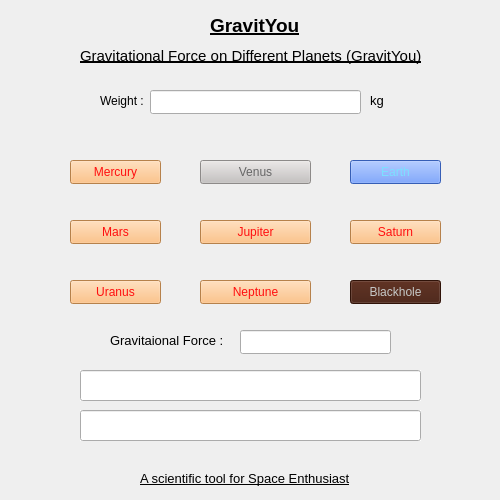
<?xml version="1.0" encoding="UTF-8"?>
<ui version="4.0">
 <class>MainWindow</class>
 <widget class="QMainWindow" name="MainWindow">
  <property name="geometry">
   <rect>
    <x>0</x>
    <y>0</y>
    <width>500</width>
    <height>500</height>
   </rect>
  </property>
  <property name="minimumSize">
   <size>
    <width>500</width>
    <height>500</height>
   </size>
  </property>
  <property name="windowTitle">
   <string>MainWindow</string>
  </property>
  <property name="styleSheet">
   <string notr="true"/>
  </property>
  <widget class="QWidget" name="centralwidget">
   <widget class="QLabel" name="lvlWeight">
    <property name="geometry">
     <rect>
      <x>100</x>
      <y>90</y>
      <width>51</width>
      <height>21</height>
     </rect>
    </property>
    <property name="text">
     <string>Weight :</string>
    </property>
   </widget>
   <widget class="QLabel" name="lvlHeader">
    <property name="geometry">
     <rect>
      <x>210</x>
      <y>10</y>
      <width>91</width>
      <height>31</height>
     </rect>
    </property>
    <property name="font">
     <font>
      <pointsize>14</pointsize>
      <bold>true</bold>
      <underline>true</underline>
     </font>
    </property>
    <property name="text">
     <string>GravitYou</string>
    </property>
   </widget>
   <widget class="QPushButton" name="btnVenus">
    <property name="geometry">
     <rect>
      <x>200</x>
      <y>160</y>
      <width>111</width>
      <height>24</height>
     </rect>
    </property>
    <property name="styleSheet">
     <string notr="true">QPushButton{
	font: 700 9pt &quot;Segoe UI&quot;;

borde: none;
background-color: rgb(197, 193, 192);
color: rgb(102, 102, 102);
}

QPushButton:Hover{
background-color:white;
}</string>
    </property>
    <property name="text">
     <string>Venus</string>
    </property>
   </widget>
   <widget class="QPushButton" name="btnEarth">
    <property name="geometry">
     <rect>
      <x>350</x>
      <y>160</y>
      <width>91</width>
      <height>24</height>
     </rect>
    </property>
    <property name="styleSheet">
     <string notr="true">QPushButton{
	font: 700 9pt &quot;Segoe UI&quot;;
background-color:  rgb(75, 132, 255);
color:  rgb(124, 224, 255);
}

QPushButton:Hover{
background-color:white;
}</string>
    </property>
    <property name="text">
     <string>Earth</string>
    </property>
   </widget>
   <widget class="QPushButton" name="btnMercury">
    <property name="geometry">
     <rect>
      <x>70</x>
      <y>160</y>
      <width>91</width>
      <height>24</height>
     </rect>
    </property>
    <property name="styleSheet">
     <string notr="true">QPushButton{
	font: 700 9pt &quot;Segoe UI&quot;;
background-color:rgb(255, 180, 105);
color: rgb(255, 15, 15);
}

QPushButton:Hover{
background-color:white;
}</string>
    </property>
    <property name="text">
     <string>Mercury</string>
    </property>
   </widget>
   <widget class="QPushButton" name="btnSaturn">
    <property name="geometry">
     <rect>
      <x>350</x>
      <y>220</y>
      <width>91</width>
      <height>24</height>
     </rect>
    </property>
    <property name="styleSheet">
     <string notr="true">QPushButton{
	font: 700 9pt &quot;Segoe UI&quot;;
background-color:rgb(255, 180, 105);
color: rgb(255, 15, 15);
}

QPushButton:Hover{
background-color:white;
}</string>
    </property>
    <property name="text">
     <string>Saturn</string>
    </property>
   </widget>
   <widget class="QPushButton" name="btnMars">
    <property name="geometry">
     <rect>
      <x>70</x>
      <y>220</y>
      <width>91</width>
      <height>24</height>
     </rect>
    </property>
    <property name="styleSheet">
     <string notr="true">QPushButton{
	font: 700 9pt &quot;Segoe UI&quot;;
background-color:rgb(255, 180, 105);
color: rgb(255, 15, 15);
}

QPushButton:Hover{
background-color:white;
}</string>
    </property>
    <property name="text">
     <string>Mars</string>
    </property>
   </widget>
   <widget class="QPushButton" name="btnJupiter">
    <property name="geometry">
     <rect>
      <x>200</x>
      <y>220</y>
      <width>111</width>
      <height>24</height>
     </rect>
    </property>
    <property name="styleSheet">
     <string notr="true">QPushButton{
	font: 700 9pt &quot;Segoe UI&quot;;
background-color:rgb(255, 180, 105);
color: rgb(255, 15, 15);
}

QPushButton:Hover{
background-color:white;
}</string>
    </property>
    <property name="text">
     <string>Jupiter</string>
    </property>
   </widget>
   <widget class="QPushButton" name="btnUrenus">
    <property name="geometry">
     <rect>
      <x>70</x>
      <y>280</y>
      <width>91</width>
      <height>24</height>
     </rect>
    </property>
    <property name="styleSheet">
     <string notr="true">QPushButton{
	font: 700 9pt &quot;Segoe UI&quot;;
background-color:rgb(255, 180, 105);
color: rgb(255, 15, 15);
}

QPushButton:Hover{
background-color:white;
}</string>
    </property>
    <property name="text">
     <string>Uranus</string>
    </property>
   </widget>
   <widget class="QPushButton" name="btnNeptune">
    <property name="geometry">
     <rect>
      <x>200</x>
      <y>280</y>
      <width>111</width>
      <height>24</height>
     </rect>
    </property>
    <property name="styleSheet">
     <string notr="true">QPushButton{
	font: 700 9pt &quot;Segoe UI&quot;;
background-color:rgb(255, 180, 105);
color: rgb(255, 15, 15);
}

QPushButton:Hover{
background-color:white;
}</string>
    </property>
    <property name="text">
     <string>Neptune</string>
    </property>
   </widget>
   <widget class="QLabel" name="lvlSubHead">
    <property name="geometry">
     <rect>
      <x>80</x>
      <y>40</y>
      <width>341</width>
      <height>31</height>
     </rect>
    </property>
    <property name="font">
     <font>
      <pointsize>11</pointsize>
      <underline>true</underline>
     </font>
    </property>
    <property name="text">
     <string>Gravitational Force on Different Planets (GravitYou)</string>
    </property>
   </widget>
   <widget class="QPushButton" name="btnBlackhole">
    <property name="geometry">
     <rect>
      <x>350</x>
      <y>280</y>
      <width>91</width>
      <height>24</height>
     </rect>
    </property>
    <property name="styleSheet">
     <string notr="true">QPushButton{
	font: 700 9pt &quot;Segoe UI&quot;;
background-color:rgb(66, 25, 11);
color: rgb(198, 200, 199);
}

QPushButton:Hover{
background-color:black;
}</string>
    </property>
    <property name="text">
     <string>Blackhole</string>
    </property>
   </widget>
   <widget class="QLabel" name="lETail">
    <property name="geometry">
     <rect>
      <x>140</x>
      <y>470</y>
      <width>211</width>
      <height>16</height>
     </rect>
    </property>
    <property name="font">
     <font>
      <pointsize>10</pointsize>
      <underline>true</underline>
     </font>
    </property>
    <property name="text">
     <string>A scientific tool for Space Enthusiast</string>
    </property>
   </widget>
   <widget class="QLineEdit" name="lEGravity">
    <property name="geometry">
     <rect>
      <x>240</x>
      <y>330</y>
      <width>151</width>
      <height>24</height>
     </rect>
    </property>
    <property name="readOnly">
     <bool>true</bool>
    </property>
   </widget>
   <widget class="QLineEdit" name="lEInput">
    <property name="geometry">
     <rect>
      <x>150</x>
      <y>90</y>
      <width>211</width>
      <height>24</height>
     </rect>
    </property>
   </widget>
   <widget class="QLineEdit" name="lEInfo">
    <property name="geometry">
     <rect>
      <x>80</x>
      <y>370</y>
      <width>341</width>
      <height>31</height>
     </rect>
    </property>
    <property name="sizePolicy">
     <sizepolicy hsizetype="Fixed" vsizetype="Expanding">
      <horstretch>0</horstretch>
      <verstretch>0</verstretch>
     </sizepolicy>
    </property>
    <property name="layoutDirection">
     <enum>Qt::LeftToRight</enum>
    </property>
    <property name="autoFillBackground">
     <bool>true</bool>
    </property>
    <property name="maxLength">
     <number>350</number>
    </property>
    <property name="readOnly">
     <bool>true</bool>
    </property>
    <property name="cursorMoveStyle">
     <enum>Qt::VisualMoveStyle</enum>
    </property>
   </widget>
   <widget class="QLabel" name="label">
    <property name="geometry">
     <rect>
      <x>110</x>
      <y>330</y>
      <width>121</width>
      <height>20</height>
     </rect>
    </property>
    <property name="font">
     <font>
      <pointsize>10</pointsize>
     </font>
    </property>
    <property name="text">
     <string>Gravitaional Force :</string>
    </property>
   </widget>
   <widget class="QLabel" name="label_2">
    <property name="geometry">
     <rect>
      <x>370</x>
      <y>90</y>
      <width>20</width>
      <height>20</height>
     </rect>
    </property>
    <property name="font">
     <font>
      <pointsize>10</pointsize>
     </font>
    </property>
    <property name="text">
     <string>kg</string>
    </property>
   </widget>
   <widget class="QLineEdit" name="lEInfo_2">
    <property name="geometry">
     <rect>
      <x>80</x>
      <y>410</y>
      <width>341</width>
      <height>31</height>
     </rect>
    </property>
    <property name="layoutDirection">
     <enum>Qt::LeftToRight</enum>
    </property>
    <property name="autoFillBackground">
     <bool>true</bool>
    </property>
    <property name="maxLength">
     <number>350</number>
    </property>
    <property name="readOnly">
     <bool>true</bool>
    </property>
    <property name="cursorMoveStyle">
     <enum>Qt::VisualMoveStyle</enum>
    </property>
   </widget>
   <widget class="QLabel" name="label_3">
    <property name="geometry">
     <rect>
      <x>380</x>
      <y>130</y>
      <width>31</width>
      <height>31</height>
     </rect>
    </property>
    <property name="text">
     <string/>
    </property>
    <property name="pixmap">
     <pixmap>../../Pictures/Planets icon/globeSmall.png</pixmap>
    </property>
    <property name="scaledContents">
     <bool>true</bool>
    </property>
   </widget>
   <widget class="QLabel" name="label_4">
    <property name="geometry">
     <rect>
      <x>240</x>
      <y>130</y>
      <width>31</width>
      <height>31</height>
     </rect>
    </property>
    <property name="text">
     <string/>
    </property>
    <property name="pixmap">
     <pixmap>../../Pictures/Planets icon/mercurySmall.png</pixmap>
    </property>
   </widget>
   <widget class="QLabel" name="label_6">
    <property name="geometry">
     <rect>
      <x>100</x>
      <y>189</y>
      <width>31</width>
      <height>31</height>
     </rect>
    </property>
    <property name="text">
     <string/>
    </property>
    <property name="pixmap">
     <pixmap>../../Pictures/Planets icon/marsSmall.png</pixmap>
    </property>
    <property name="scaledContents">
     <bool>true</bool>
    </property>
   </widget>
   <widget class="QLabel" name="label_7">
    <property name="geometry">
     <rect>
      <x>240</x>
      <y>189</y>
      <width>31</width>
      <height>31</height>
     </rect>
    </property>
    <property name="text">
     <string/>
    </property>
    <property name="pixmap">
     <pixmap>../../Pictures/Planets icon/jupiterSmall.png</pixmap>
    </property>
    <property name="scaledContents">
     <bool>true</bool>
    </property>
   </widget>
   <widget class="QLabel" name="label_8">
    <property name="geometry">
     <rect>
      <x>380</x>
      <y>190</y>
      <width>31</width>
      <height>31</height>
     </rect>
    </property>
    <property name="text">
     <string/>
    </property>
    <property name="pixmap">
     <pixmap>../../Pictures/Planets icon/saturnSmall.png</pixmap>
    </property>
    <property name="scaledContents">
     <bool>true</bool>
    </property>
   </widget>
   <widget class="QLabel" name="label_9">
    <property name="geometry">
     <rect>
      <x>370</x>
      <y>250</y>
      <width>51</width>
      <height>41</height>
     </rect>
    </property>
    <property name="text">
     <string/>
    </property>
    <property name="pixmap">
     <pixmap>../../Pictures/Planets icon/blackholeSmall.png</pixmap>
    </property>
    <property name="scaledContents">
     <bool>true</bool>
    </property>
   </widget>
   <widget class="QLabel" name="label_10">
    <property name="geometry">
     <rect>
      <x>240</x>
      <y>250</y>
      <width>31</width>
      <height>31</height>
     </rect>
    </property>
    <property name="text">
     <string/>
    </property>
    <property name="pixmap">
     <pixmap>../../Pictures/Planets icon/neptuneSmall.png</pixmap>
    </property>
    <property name="scaledContents">
     <bool>true</bool>
    </property>
   </widget>
   <widget class="QLabel" name="label_11">
    <property name="geometry">
     <rect>
      <x>100</x>
      <y>250</y>
      <width>41</width>
      <height>31</height>
     </rect>
    </property>
    <property name="text">
     <string/>
    </property>
    <property name="pixmap">
     <pixmap>../../Pictures/Planets icon/uranusSmall.png</pixmap>
    </property>
    <property name="scaledContents">
     <bool>true</bool>
    </property>
   </widget>
   <widget class="QLabel" name="label_12">
    <property name="geometry">
     <rect>
      <x>100</x>
      <y>130</y>
      <width>31</width>
      <height>31</height>
     </rect>
    </property>
    <property name="text">
     <string/>
    </property>
    <property name="pixmap">
     <pixmap>../../Pictures/Planets icon/venusSmall.png</pixmap>
    </property>
   </widget>
  </widget>
 </widget>
 <resources/>
 <connections/>
</ui>
